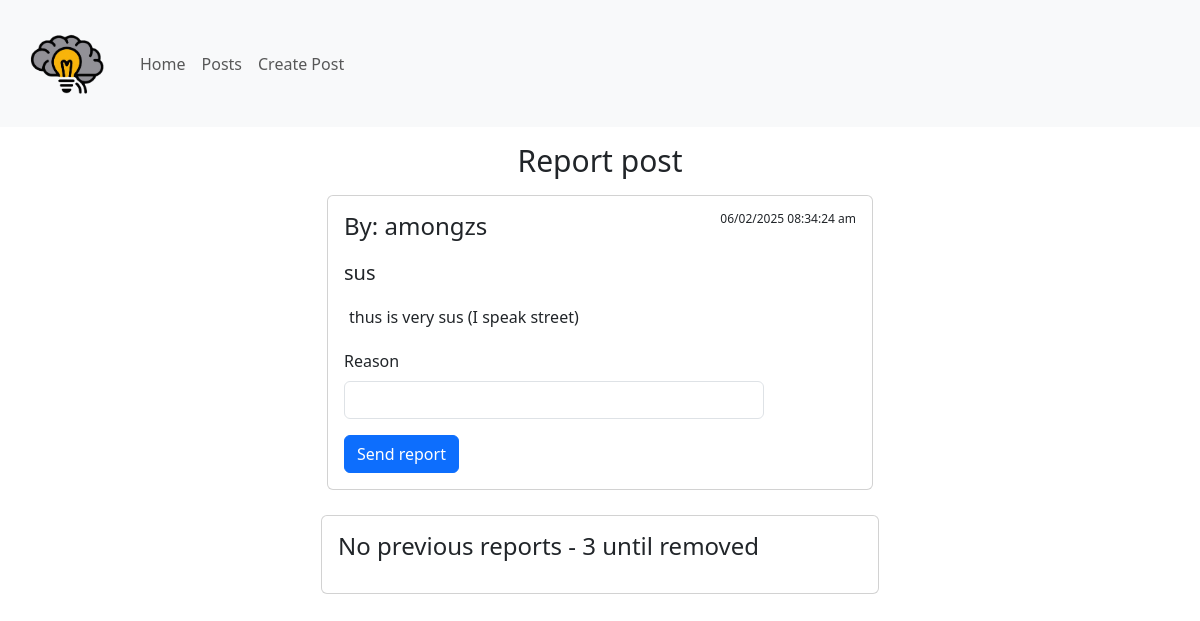
/?todo=report&id=44, run on the app's committed database.
### tables this page shows
CREATE TABLE blogs (
  id int(11) NOT NULL AUTO_INCREMENT,
  name varchar(50) NOT NULL,
  title varchar(255) NOT NULL,
  content varchar(255) NOT NULL,
  created_at varchar(255) NOT NULL,
  reports varchar(255) DEFAULT NULL,
  visibility tinyint(1) NOT NULL DEFAULT 1,
  PRIMARY KEY (id)
);

### posts.php (called while the page is built, shortened)
<?php
class Posts
{
    private $conn;
    function __construct($server, $user, $password, $database)
    {
        $this->conn = new mysqli($server, $user, $password, $database);
    }
    function postById($id)
    {
        $sql = "SELECT * FROM blogs WHERE id = '$id'";
        $result = $this->conn->query($sql);
        $posts = [];
        while ($row = $result->fetch_object()) {
            $posts[] = new Post($row->id, $row->name, $row->title, $row->content, $row->created_at);
        }
        return $posts;
    }
    function reportsById($id)
    {
        $sql = "SELECT reports FROM blogs WHERE id = '$id'";
        $result = $this->conn->query($sql);
        $cleanReports = [];
        while ($row = $result->fetch_object()) {
            if($row->reports == null){
                return [];
            }
        return $cleanReports;
    }
}
}

### report.php (the view, shortened to what this page needs)
<h1 class='my-3 text-center'>Report post</h1>
<div class='row'>
    <?php
    include_once "posts.php";
    $id = $_GET['id'];
    $postsModel = new Posts("localhost", "root", "", "blog");
    $posts = $postsModel->postById($id);
    foreach ($posts as $post) {
        echo "
        <div class='col-sm-6'>
            <div class='card'>
                <div class='card-body'>
                    <h4>By: $post->name <span class='date'>$post->created_at</span></h4>
                    <h5 class='card-title title'>$post->title</h5>
                    <p class='card-text content'>$post->content</p>
                    <form method='POST' action='?todo=flag&id=$id'>
                        <div class='mb-3'>
                            <label for='reason' class='form-label'>Reason</label>
                            <input type='text' class='form-control' id='reason' name='reason' maxlength='40' required>
                        </div>
                        <button type='submit' class='btn btn-primary'>Send report</button>
                    </form>
                </div>
            </div>
        </div>
    ";
    echo "</div>";
    $reports = $postsModel->reportsById($id);
    echo "
    <div class='col-sm-6'>
        <div class='card'>
            <div class='card-body'>
                <h4>";
                    if(count($reports) == 0){echo "No previous reports - 3 until removed";} else {echo "Previous reports (" . count($reports) . "), " . 3 - count($reports) . " until removed";};
                echo "</h4>
                <ul>";
    }
    ?>

### style.css (style rules this page uses)
.date { float: right; font-size: 12px; }
.title { margin-top: 20px; }
.content { margin: 5px; margin-top: 20px; }
#reason { width: 420px !important; }
form { margin-top: 20px; }
.col-sm-6 { margin: auto; margin-bottom: 25px; height: 100%; }
h1 { font-size: 30px; }

### data on the page
blogs: name "amongzs", created_at "06/02/2025 08:34:24 am", title "sus", content "thus is very sus (I speak street)"
